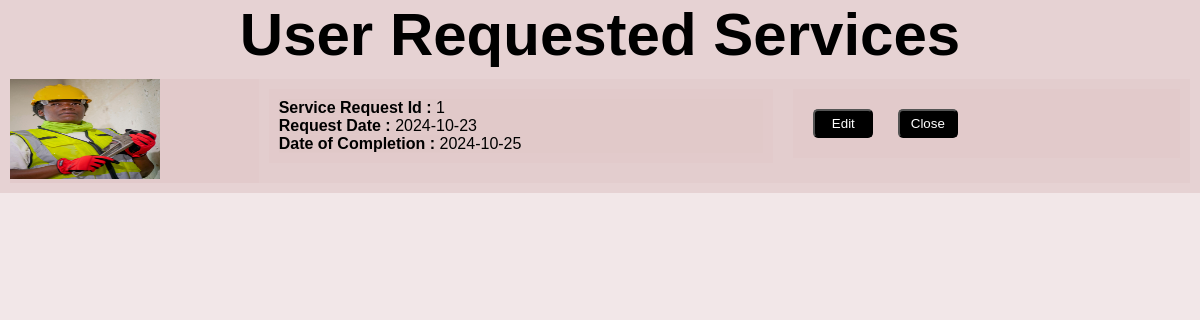
The app's page /customer_history/1, older data.
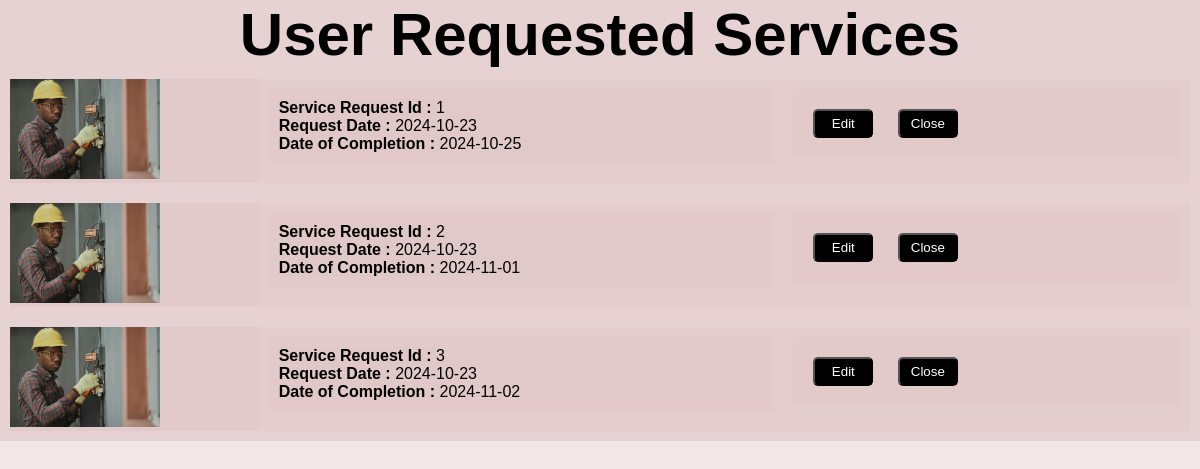
The same page, newer data.
### backend/models.py (models this page shows)
class Services(db.Model):
  __tablename__ = "services_offered"
  service_id = db.Column(db.Integer,primary_key = True,autoincrement=True)
  service_name = db.Column(db.String,nullable = True)
  description = db.Column(db.String,nullable = True)
  image_url = db.Column(db.String,nullable = True)
  price = db.Column(db.Integer,nullable = True)
  time_required = db.Column(db.Integer,nullable = True)

class Service_Request(db.Model):
  __tablename__ = "service_request"
  service_request_id = db.Column(db.Integer,primary_key = True,autoincrement=True)
  service_id = db.Column(db.Integer,db.ForeignKey("services_offered.service_id"))
  customer_id =db.Column(db.Integer,db.ForeignKey("customer.customer_id"),nullable = True)
  professional_id =db.Column(db.Integer,db.ForeignKey("professional.professional_id"),nullable = True)
  date_of_request = db.Column(db.Date,nullable = True)
  date_of_completion = db.Column(db.Date,nullable = True)
  service_status = db.Column(db.String,default = "Pending",nullable=False)
  problem_description = db.Column(db.String,nullable=True)
  remarks = db.Column(db.String,nullable = True)

### backend/controllers.py (the view)
@app.route("/customer_history/<int:customer_id>")
def customer_history(customer_id):
  customer_requests = Service_Request.query.filter_by(customer_id = customer_id).all()
  service_list = []
  for customer_request in customer_requests:
    service = Services.query.filter_by(service_id = customer_request.service_id).first()
    service_list.append(service)
  return render_template("customer_history.html",
                         service_list = service_list,
                         customer_requests = customer_requests
                        )

### templates/customer_history.html (shortened to what this page needs)
<!DOCTYPE html>
<html>
  <head>
    <link rel="stylesheet" href="{{ url_for("static",filename="style4.css") }}">
  </head>
  <body>
    {% if customer_requests %}
      <h1>User Requested Services</h1>
      <div class="container">
        {% for i in range(customer_requests | length) %}
        <div class="col">
          <div class="first_part">
            <img src="{{ url_for('static',filename = 'img/' + service_list[i].image_url) }}">
          </div>
          <div class="second_part">
              <p><strong>Service Request Id : </strong>{{ customer_requests[i].service_request_id }}</p>
              <p><strong> Request Date : </strong>{{ customer_requests[i].date_of_request }}</p>
              <p><strong> Date of Completion : </strong>{{ customer_requests[i].date_of_completion }}</p>
          </div>
          <div class="third_part">
            <button><a href="{{ url_for('edit_customer_service',service_request_id = customer_requests[i].service_request_id) }}">Edit</a></button>
            <button>Close</button>
        </div>
        </div>
        {% endfor %}
      </div>
    {% else %}
      <div class="empty">
        <h3>No service requested </h3>
      </div>
    {% endif %}
  </body>
</html>

### static/style4.css (style rules this page uses)
* { margin:0px; padding:0px; font-family:'Arial','sans-serif'; overflow-x: hidden; background-color:rgba(223,197,198,0.4); }
h1 { text-align: center; font-size:60px; }
.container { display:flex; flex-direction: column; width:100%; height:20%; }
.col { display : flex; flex-wrap: wrap; margin:10px; }
.first_part { flex : 20%; height:20%; }
.second_part { flex : 40%; height: 20%; margin:10px; padding:10px; }
.third_part { flex:30%; height: 20%; margin:10px; padding:10px; }
img { width:150px; height: 100px; }
button { background-color: black; color:white; width:60px; padding:5px; margin:10px; border-radius: 5px; }
button a { background-color: black; color:white; text-decoration: none; }

Row changes from the older to the newer data that the page shows:
no longer on this page (row unchanged): Services: image_url (picture)
now on this page (row unchanged): Services: image_url (picture)
added Service_Request: service_request_id "2", date_of_request "2024-10-23", date_of_completion "2024-11-01"
added Service_Request: service_request_id "3", date_of_request "2024-10-23", date_of_completion "2024-11-02"
Text that changed along with them:
new list line: "Service Request Id : Request Date : Date of Completion : Edit Close"
